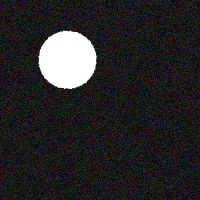
#> input picture shapes_dataset_augmented3/circle/circle_108.png, 200 x 200 px, found by its file name; its folder holds only this picture in this run
$ jupyter execute --allow-errors ShapesDetectionANN.ipynb
#> lines starting #> are read from the running program, lines starting #| are printed output that depends on the picture; after the words box and inside, x2 and y2 are one past the last pixel; in counts of white or black regions, pixels touching at a corner belong together
#> `img = cv2.imread(file_path, cv2.IMREAD_GRAYSCALE)#Resim gri tonlamalı ..`:
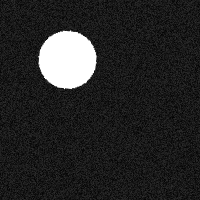
#> img: shape (200, 200); min 0, max 255, mean 39.3
#> `_, thresh = cv2.threshold(img, 127, 255, cv2.THRESH_BINARY)#Görüntü ik..`:
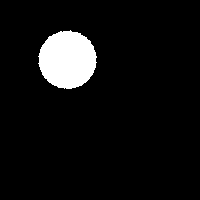
#> thresh: shape (200, 200); 6.6% white; 1 white region
[cell 1]
from google.colab import drive
drive.mount('/content/drive')

[cell 2]
folder='/content/drive/MyDrive/AiProject/shapes_dataset_augmented3'

[cell 3]
import os
print(os.path.exists("/content/drive/MyDrive/AiProject/shapes_dataset_augmented3"))

[cell 4]
import os
import cv2
import numpy as np
from sklearn.model_selection import train_test_split
from sklearn.preprocessing import StandardScaler
from sklearn.neural_network import MLPClassifier
from sklearn.metrics import classification_report

#  CONFIGURATION
dataset_path = "/content/drive/MyDrive/AiProject/shapes_dataset_augmented3"
shape_labels = ['circle', 'square', 'triangle']

# FEATURE EXTRACTION
def extract_features(image):
    contours, _ = cv2.findContours(image, cv2.RETR_EXTERNAL, cv2.CHAIN_APPROX_SIMPLE)#RETR_EXTERNAL: Sadece dış kenarı al.CHAIN_APPROX_SIMPLE: Kenar noktalarını sadeleştir.
#> contours = 1 contour; box (x1, y1, x2, y2) and area: (38, 30, 97, 89) 2562

    if not contours:
        return None

    cnt = contours[0]
#> cnt = contour of 101 points, box (x1, y1, x2, y2) (38, 30, 97, 89), area 2562
    area = cv2.contourArea(cnt)
#> area = 2561.5
    perimeter = cv2.arcLength(cnt, True)
#> perimeter = 197.2
    x, y, w, h = cv2.boundingRect(cnt)
#> x = 38; y = 30; w = 59; h = 59
    aspect_ratio = w / h if h != 0 else 0
#> aspect_ratio = 1
    rect_area = w * h
#> rect_area = 3481
    extent = area / rect_area if rect_area != 0 else 0
#> extent = 0.736
    hull = cv2.convexHull(cnt)
#> hull = contour of 32 points, box (x1, y1, x2, y2) (38, 30, 97, 89), area 2634
    hull_area = cv2.contourArea(hull)
#> hull_area = 2634
    solidity = area / hull_area if hull_area != 0 else 0
#> solidity = 0.972
    approx = cv2.approxPolyDP(cnt, 0.04 * perimeter, True)
#> approx = [[70, 30], [49, 36], [38, 56], [44, 77], [64, 88], [85, 82], [96, 62], [90, 41]]
    vertices = len(approx)
#> vertices = 8
#> `feat = extract_features(thresh)`: feat = [2561.5, 197.2, 1, 0.736, 0.972, 8]
#> pass 2 of the loop `for label_index, shape in enumerate(shape_labels):#her şeklin hangi sı..`:
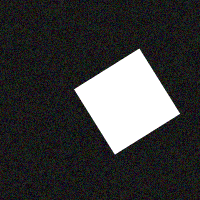
#> input picture shapes_dataset_augmented3/square/square_1.png, 200 x 200 px, found by its file name
#> `img = cv2.imread(file_path, cv2.IMREAD_GRAYSCALE)#Resim gri tonlamalı ..`:
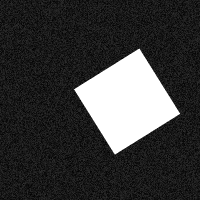
#> img: shape (200, 200); min 0, max 255, mean 58.3
#> `_, thresh = cv2.threshold(img, 127, 255, cv2.THRESH_BINARY)#Görüntü ik..`:
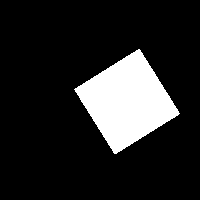
#> thresh: shape (200, 200); 14.9% white; 1 white region
#> contours = 1 contour; box (x1, y1, x2, y2) and area: (74, 49, 180, 154) 5826
#> feat = [5826, 324.3, 1.01, 0.523, 0.981, 4]

    return [area, perimeter, aspect_ratio, extent, solidity,vertices]

LOAD DATASET

[cell 5]
#  LOAD DATASET
features = []
labels = []

#> (the rest of this cell did not finish here and is left out)

TRAIN MODEL

[cell 6]
# TRAIN MODEL
# Check if features list is empty before converting to numpy array and scaling
if len(features) == 0:
    print("Error: No features were extracted. Cannot train the model.")
else:
    X = np.array(features)  # sayisal numpy ceviriyor
#> X = [[2561.5, 197.2, 1, 0.736, 0.972, 8], [5826, 324.3, 1.01, 0.523, 0.981, 4]]
    y = np.array(labels)

    # Scale features
    scaler = StandardScaler()   # normalizasyon
    X_scaled = scaler.fit_transform(X) #  fit_transform =Verinin ortalaması ve standart sapması hesaplanır, Veriler bu değerlere göre dönüştürülür.[X_scaled, ölçeklendirilmiş özellik matrisidir.]
#> X_scaled = [[-1, -1, -1, 1, -1, 1], [1, 1, 1, -1, 1, -1]]

    # Split dataset
    X_train, X_test, y_train, y_test = train_test_split(X_scaled, y, test_size=0.3, random_state=42)
#> X_train = [[-1, -1, -1, 1, -1, 1]]; X_test = [[1, 1, 1, -1, 1, -1]]; y_train = [0]; y_test = [1]

    print("Data loaded, scaled, and split successfully.") # Debugging print

[cell 7]
len(X_train)
#> Out = 1

[cell 8]
len(X_test)
#> Out = 1

[cell 9]
# Train ANN
clf = MLPClassifier(hidden_layer_sizes=(10, 10),activation ='relu', max_iter=1000, random_state=42)
clf.fit(X_train, y_train)

[cell 10]
# Evaluate
y_pred = clf.predict(X_test)
#> y_pred = [0]

[cell 11]
y_test
#> Out = [1]

[cell 12]
y_pred
#> Out = [0]
